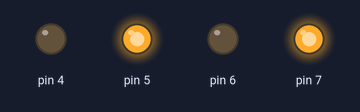
Simulated run of this sketch. Board: Arduino Uno, built with avr-gcc and run on an emulated ATmega328P. On the bench: output pins drawn as LEDs (lit = HIGH).

Above: at 0.1 s.
Timing chart, 0 to 1.6 s (numbered marks = the images above):
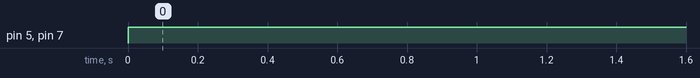

The sketch:

forward.ino
```cpp
void setup() {
  pinMode(7, OUTPUT);
  pinMode(6, OUTPUT);
  pinMode(5, OUTPUT);
  pinMode(4, OUTPUT);
}

void loop() {
  digitalWrite(7, HIGH);
  digitalWrite(6, LOW);
  digitalWrite(5, HIGH);
  digitalWrite(4, LOW);
}
```

Measured:
- by itself, pin 5, pin 7: LOW → HIGH at 0.00 s
